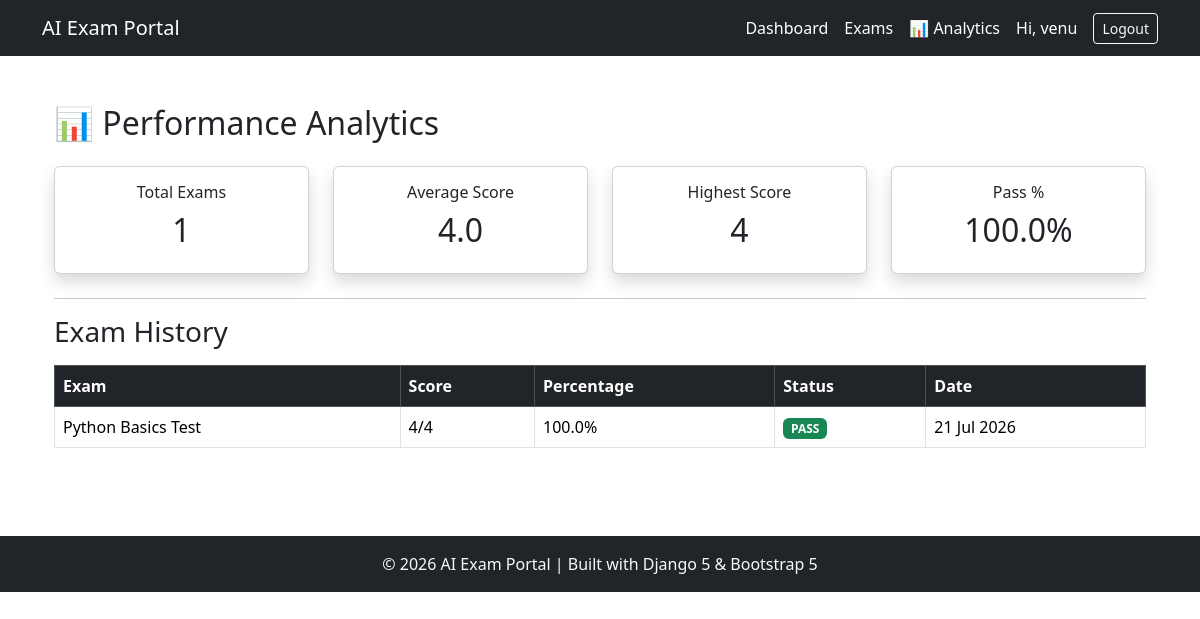
/exams/analytics/ (signed in), run on the app's committed database.
### exams/models.py (models this page shows, shortened)
class ExamAttempt(models.Model):
    student = models.ForeignKey(
        User,
        on_delete=models.CASCADE,
        related_name="exam_attempts"
    )
    exam = models.ForeignKey(
        Exam,
        on_delete=models.CASCADE,
        related_name="attempts"
    )
    started_at = models.DateTimeField(
        auto_now_add=True
    )
    submitted_at = models.DateTimeField(
        null=True,
        blank=True
    )
    score = models.PositiveIntegerField(
        default=0
    )
    total_marks = models.PositiveIntegerField(
        default=0
    )
    is_submitted = models.BooleanField(
        default=False
    )
    class Meta:
        ordering = ['-started_at']
        constraints = [
            models.UniqueConstraint(
                fields=[
                    'student',
                    'exam'
                ],
                condition=Q(
                    is_submitted=True
                ),
                name="unique_submitted_attempt"
            )
        ]
    @property
    def percentage(self):
        if self.total_marks == 0:
            return 0
        return round(
            (self.score / self.total_marks) * 100,
            2
        )
    @property
    def is_passed(self):
        return self.percentage >= 40

class Exam(models.Model):
    DIFFICULTY_CHOICES = [
        ('Easy', 'Easy'),
        ('Medium', 'Medium'),
        ('Hard', 'Hard'),
    ]
    title = models.CharField(max_length=200)
    subject = models.CharField(max_length=100)
    description = models.TextField(blank=True)
    duration_minutes = models.PositiveIntegerField(default=30)
    difficulty = models.CharField(
        max_length=10,
        choices=DIFFICULTY_CHOICES
    )
    created_by = models.ForeignKey(
        User,
        on_delete=models.CASCADE
    )
    created_at = models.DateTimeField(
        auto_now_add=True
    )
    class Meta:
        ordering = ['-created_at']

### exams/views.py (the view)
class PerformanceAnalyticsView(
    LoginRequiredMixin,
    TemplateView
):
    template_name="exams/analytics.html"
    def get_context_data(self,**kwargs):
        context = super().get_context_data(**kwargs)
        attempts = ExamAttempt.objects.filter(
            student=self.request.user,
            is_submitted=True
        )
        total = attempts.count()
        average = (
            attempts.aggregate(
                Avg("score")
            )["score__avg"]
            or 0
        )
        highest = (
            attempts.aggregate(
                Max("score")
            )["score__max"]
            or 0
        )
        passed = sum(
            1 for a in attempts
            if a.is_passed
        )
        pass_percentage = (
            passed/total*100
            if total else 0
        )
        context.update({
            "total_exams":
            total,
            "average_score":
            round(average,2),
            "highest_score":
            highest,
            "pass_percentage":
            round(pass_percentage,2),
            "attempts":
            attempts
        })
        return context

### templates/exams/analytics.html
{% extends "base.html" %}
{% block content %}
<div class="container mt-4">
<h2 class="mb-4">
📊 Performance Analytics
</h2>
<div class="row">
<div class="col-md-3">
<div class="card shadow p-3 text-center">
<h6>Total Exams</h6>
<h2>
{{ total_exams }}
</h2>
</div>
</div>
<div class="col-md-3">
<div class="card shadow p-3 text-center">
<h6>Average Score</h6>
<h2>
{{ average_score }}
</h2>
</div>
</div>
<div class="col-md-3">
<div class="card shadow p-3 text-center">
<h6>Highest Score</h6>
<h2>
{{ highest_score }}
</h2>
</div>
</div>
<div class="col-md-3">
<div class="card shadow p-3 text-center">
<h6>Pass %</h6>
<h2>
{{ pass_percentage }}%
</h2>
</div>
</div>
</div>
<hr class="mt-4">
<h3>
Exam History
</h3>
<table class="table table-bordered mt-3">
<thead class="table-dark">
<tr>
<th>
Exam
</th>
<th>
Score
</th>
<th>
Percentage
</th>
<th>
Status
</th>
<th>
Date
</th>
</tr>
</thead>
<tbody>
{% for attempt in attempts %}
<tr>
<td>
{{ attempt.exam.title }}
</td>
<td>
{{ attempt.score }}/{{ attempt.total_marks }}
</td>
<td>
{{ attempt.percentage }}%
</td>
<td>
{% if attempt.is_passed %}
<span class="badge bg-success">
PASS
</span>
{% else %}
<span class="badge bg-danger">
FAIL
</span>
{% endif %}
</td>
<td>
{{ attempt.submitted_at|date:"d M Y" }}
</td>
</tr>
{% empty %}
<tr>
<td colspan="5" class="text-center">
No exams attempted
</td>
</tr>
{% endfor %}
</tbody>
</table>
</div>
{% endblock %}

### templates/base.html (shortened to what this page needs)
<!DOCTYPE html>
<html lang="en">
<head>
    <link href="https://cdn.jsdelivr.net/npm/bootstrap@5.3.3/dist/css/bootstrap.min.css" rel="stylesheet">
    <link rel="stylesheet"
          href="https://cdn.jsdelivr.net/npm/bootstrap-icons@1.11.3/font/bootstrap-icons.min.css">
</head>
<body>
<nav class="navbar navbar-expand-lg navbar-dark bg-dark">
    <div class="container">
        <a class="navbar-brand" href="/">AI Exam Portal</a>
        <div class="ms-auto d-flex align-items-center gap-3">
            <a href="{% url 'dashboard' %}" class="text-white text-decoration-none">Dashboard</a>
            <a href="{% url 'exam_list' %}" class="text-white text-decoration-none">Exams</a>
            <a href="{% url 'performance_analytics' %}" class="text-white text-decoration-none">📊 Analytics</a>
            {% if user.is_authenticated %}
                <span class="text-white">Hi, {{ user.username }}</span>
                <form method="post" action="{% url 'logout' %}" class="d-inline">
                    <button type="submit" class="btn btn-outline-light btn-sm">
                        Logout
                    </button>
                </form>
            {% else %}
                <a href="{% url 'login' %}" class="btn btn-outline-light btn-sm">Login</a>
                <a href="{% url 'register' %}" class="btn btn-light btn-sm">Register</a>
            {% endif %}
        </div>
    </div>
</nav>
<div class="container py-4">
    {% block content %}{% endblock %}
</div>
<footer class="bg-dark text-light text-center py-3 mt-5">
    <p class="mb-0">
        © 2026 AI Exam Portal | Built with Django 5 & Bootstrap 5
    </p>
</footer>
</body>
</html>

### data on the page
ExamAttempt: exam "Python Basics Test", score "4", total_marks "4", percentage "100.0", shows "PASS", submitted_at "21 Jul 2026"

### other printed values
{{ user.username }} "venu"
{{ total_exams }} "1"
{{ average_score }} "4.0"
{{ highest_score }} "4"
{{ pass_percentage }} "100.0"
